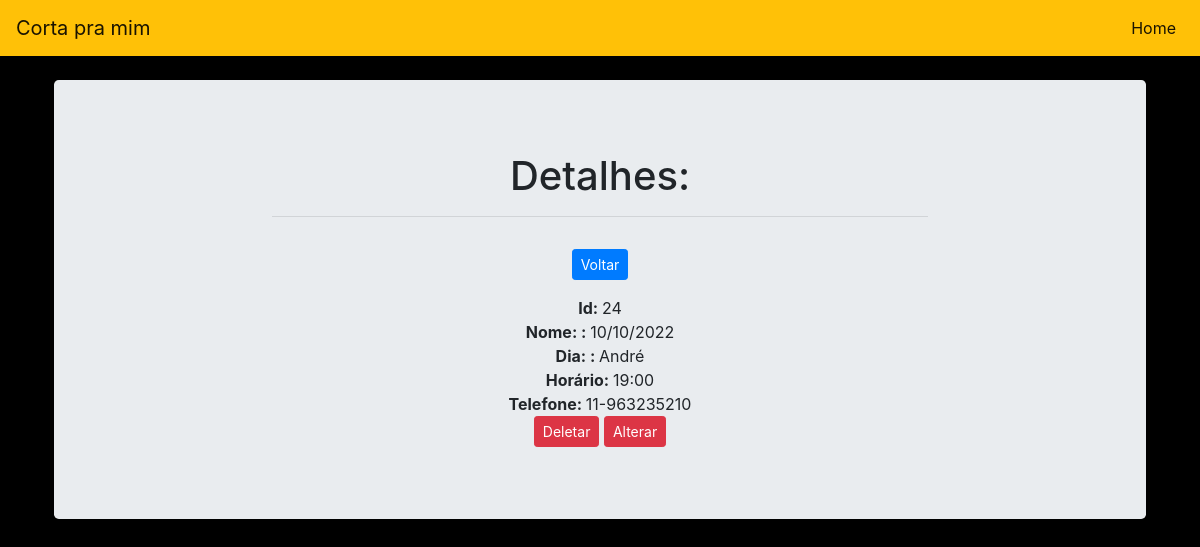
The page /view/24/ on the database its author committed.
### barbearia/models.py (models this page shows)
class Carros(models.Model):
    modelo = models.CharField(max_length=150)
    marca = models.CharField(max_length=150)
    ano = models.CharField(max_length=20)
    valor = models.CharField(max_length=20)

### barbearia/views.py (the view)
# urls.py: path('view/<int:pk>/', view, name='view'),
def view(request, pk):
    data = {}
    data['db'] = Carros.objects.get(pk=pk)
    return render(request, 'view.html', data)

### barbearia/templates/view.html (shortened to what this page needs)
<!DOCTYPE html>
<html lang="pt-br">
<head>
    <link rel="stylesheet" href="https://cdn.jsdelivr.net/npm/bootstrap@4.5.3/dist/css/bootstrap.min.css">
</head>
<body>
  <nav class="navbar navbar-expand-lg navbar-light bg-warning">
        <a class="navbar-brand" href="/">Corta pra mim</a>
        <div class="collapse navbar-collapse" id="navbarNav">
          <ul class="navbar-nav ml-auto">
            <li class="nav-item active">
                <a class="nav-link" href="/">Home</a>
            </li>
          </ul>
        </div>
      </nav>
<div class="container p-4">
<div class="jumbotron">
  <div class="col-8 m-auto pt-2 pb-2 text-center">
    <h1>Detalhes:</h1>
    <hr>
    </div>
    <div class="col-8 m-auto pt-2 pb-2 text-center">
      <a href="/" class="btn btn-primary btn-sm">Voltar</a>
    </div>
    <div class="col-8 m-auto pt-2 pb-2 text-center">
     <strong>Id: </strong>{{db.id}}<br>
     <strong>Nome: : </strong>{{db.marca}}<br>
     <strong>Dia: : </strong>{{db.modelo}}<br>
     <strong>Horário: </strong>{{db.ano}}<br>
     <strong>Telefone: </strong>{{db.valor}}<br>
     <a href="{% url 'delete' db.id %}"><button type="button" class="btn btn-danger btn-sm">Deletar</button></a>
     <a href="{% url 'edit' db.id %}"><button type="button" class="btn btn-danger btn-sm">Alterar</button></a>
</body>
</html>

### barbearia/templates/view.html (style rules this page uses)
body { background-color: #000000; }
a { text-decoration: none; color: black; }

### rows shown on the page
Carros: id "24", marca "10/10/2022", modelo "André", ano "19:00", valor "11-963235210"
